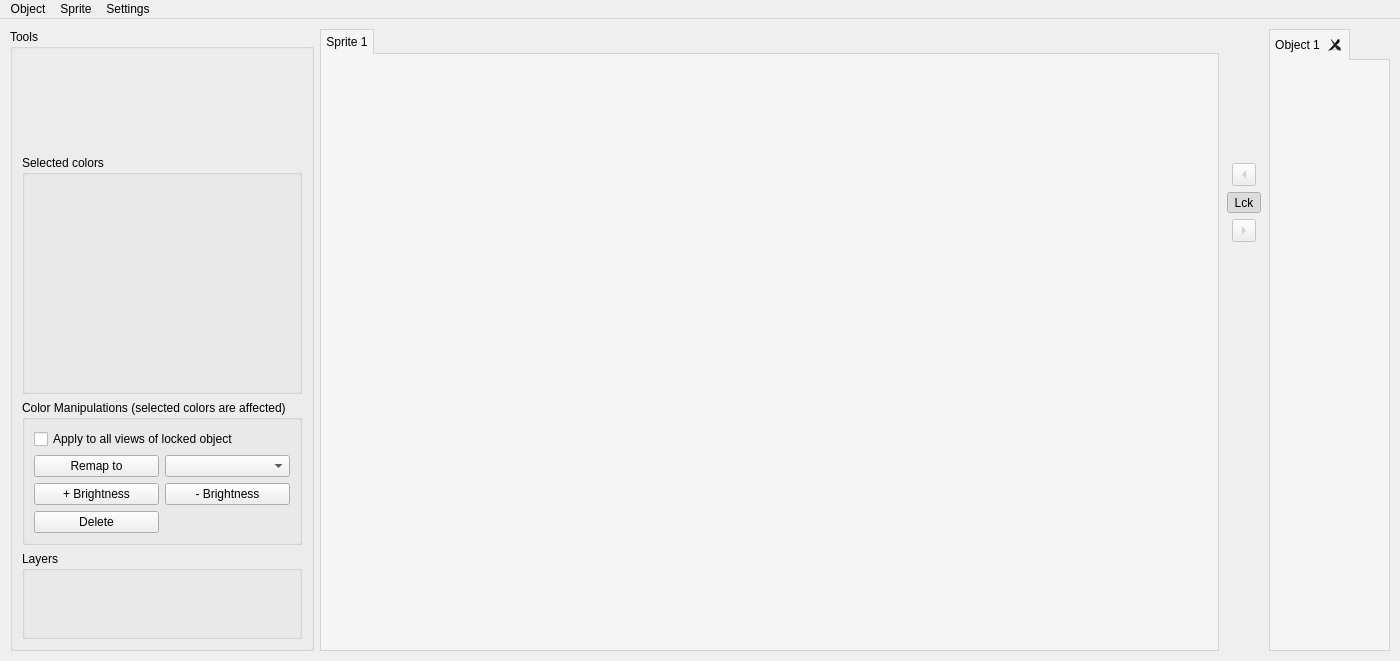
<?xml version="1.0" encoding="UTF-8"?>
<ui version="4.0">
 <class>MainWindow</class>
 <widget class="QMainWindow" name="MainWindow">
  <property name="geometry">
   <rect>
    <x>0</x>
    <y>0</y>
    <width>1400</width>
    <height>661</height>
   </rect>
  </property>
  <property name="windowTitle">
   <string>Object Creator</string>
  </property>
  <property name="styleSheet">
   <string notr="true"/>
  </property>
  <widget class="QWidget" name="centralwidget">
   <layout class="QGridLayout" name="gridLayout">
    <property name="leftMargin">
     <number>10</number>
    </property>
    <property name="topMargin">
     <number>10</number>
    </property>
    <property name="rightMargin">
     <number>10</number>
    </property>
    <property name="bottomMargin">
     <number>10</number>
    </property>
    <item row="0" column="1">
     <widget class="QTabWidget" name="tabWidget_sprites">
      <property name="enabled">
       <bool>true</bool>
      </property>
      <property name="sizePolicy">
       <sizepolicy hsizetype="Expanding" vsizetype="Expanding">
        <horstretch>0</horstretch>
        <verstretch>0</verstretch>
       </sizepolicy>
      </property>
      <property name="styleSheet">
       <string notr="true">QTabWidget::pane {
  border: 1px solid lightgray;
  top:-1px; 
  background: rgb(245, 245, 245);; 
} 

QTabBar::tab {
  background: rgb(230, 230, 230); 
  border: 1px solid lightgray; 
  padding: 5px;
} 

QTabBar::tab:selected { 
  background: rgb(245, 245, 245); 
  margin-bottom: -1px; 
}</string>
      </property>
      <property name="tabPosition">
       <enum>QTabWidget::North</enum>
      </property>
      <property name="tabShape">
       <enum>QTabWidget::Rounded</enum>
      </property>
      <property name="currentIndex">
       <number>0</number>
      </property>
      <property name="documentMode">
       <bool>false</bool>
      </property>
      <property name="tabsClosable">
       <bool>false</bool>
      </property>
      <property name="movable">
       <bool>false</bool>
      </property>
      <property name="tabBarAutoHide">
       <bool>false</bool>
      </property>
      <widget class="QWidget" name="tab_sprite">
       <property name="enabled">
        <bool>true</bool>
       </property>
       <attribute name="title">
        <string>Sprite 1</string>
       </attribute>
       <layout class="QHBoxLayout" name="horizontalLayout_2"/>
      </widget>
     </widget>
    </item>
    <item row="0" column="2">
     <widget class="QWidget" name="widget_spriteExchange" native="true">
      <property name="sizePolicy">
       <sizepolicy hsizetype="Fixed" vsizetype="Preferred">
        <horstretch>0</horstretch>
        <verstretch>0</verstretch>
       </sizepolicy>
      </property>
      <property name="minimumSize">
       <size>
        <width>32</width>
        <height>0</height>
       </size>
      </property>
      <layout class="QVBoxLayout" name="verticalLayout_3">
       <property name="leftMargin">
        <number>2</number>
       </property>
       <property name="rightMargin">
        <number>2</number>
       </property>
       <item>
        <spacer name="verticalSpacer_2">
         <property name="orientation">
          <enum>Qt::Vertical</enum>
         </property>
         <property name="sizeType">
          <enum>QSizePolicy::Minimum</enum>
         </property>
         <property name="sizeHint" stdset="0">
          <size>
           <width>24</width>
           <height>125</height>
          </size>
         </property>
        </spacer>
       </item>
       <item alignment="Qt::AlignHCenter">
        <widget class="QToolButton" name="toolButton_pullSprite">
         <property name="enabled">
          <bool>false</bool>
         </property>
         <property name="sizePolicy">
          <sizepolicy hsizetype="Fixed" vsizetype="Fixed">
           <horstretch>0</horstretch>
           <verstretch>0</verstretch>
          </sizepolicy>
         </property>
         <property name="minimumSize">
          <size>
           <width>5</width>
           <height>16</height>
          </size>
         </property>
         <property name="toolTip">
          <string>Pull sprite from object's current view to this sprite.</string>
         </property>
         <property name="text">
          <string/>
         </property>
         <property name="arrowType">
          <enum>Qt::LeftArrow</enum>
         </property>
        </widget>
       </item>
       <item alignment="Qt::AlignHCenter">
        <widget class="QToolButton" name="toolButton_lock">
         <property name="enabled">
          <bool>true</bool>
         </property>
         <property name="minimumSize">
          <size>
           <width>28</width>
           <height>19</height>
          </size>
         </property>
         <property name="toolTip">
          <string>&lt;html&gt;&lt;head/&gt;&lt;body&gt;&lt;p&gt;Lock/unlock current sprite to/from object. When locking, the sprite will be pushed to object's current view. If there is another sprite locked with the object, it will be unlocked first.&lt;/p&gt;&lt;/body&gt;&lt;/html&gt;</string>
         </property>
         <property name="text">
          <string>Lck</string>
         </property>
         <property name="checkable">
          <bool>true</bool>
         </property>
         <property name="checked">
          <bool>true</bool>
         </property>
        </widget>
       </item>
       <item alignment="Qt::AlignHCenter|Qt::AlignTop">
        <widget class="QToolButton" name="toolButton_pushSprite">
         <property name="enabled">
          <bool>false</bool>
         </property>
         <property name="toolTip">
          <string>Push sprite from this sprite to object's current view.</string>
         </property>
         <property name="text">
          <string>...</string>
         </property>
         <property name="arrowType">
          <enum>Qt::RightArrow</enum>
         </property>
        </widget>
       </item>
       <item>
        <spacer name="verticalSpacer">
         <property name="orientation">
          <enum>Qt::Vertical</enum>
         </property>
         <property name="sizeHint" stdset="0">
          <size>
           <width>20</width>
           <height>40</height>
          </size>
         </property>
        </spacer>
       </item>
      </layout>
     </widget>
    </item>
    <item row="0" column="3">
     <widget class="QTabWidget" name="tabWidget_objects">
      <property name="sizePolicy">
       <sizepolicy hsizetype="Minimum" vsizetype="Minimum">
        <horstretch>0</horstretch>
        <verstretch>0</verstretch>
       </sizepolicy>
      </property>
      <property name="minimumSize">
       <size>
        <width>0</width>
        <height>0</height>
       </size>
      </property>
      <property name="styleSheet">
       <string notr="true">
QTabWidget::pane {
  border: 1px solid lightgray;
  top:-1px; 
  background: rgb(245, 245, 245);; 
} 

QTabBar::tab {
  background: rgb(230, 230, 230); 
  border: 1px solid lightgray; 
  padding: 5px;
} 
QTabBar::tab:selected { 
  background: rgb(245, 245, 245); 
  margin-bottom: -1px; 
}
QToolButton {background : lightgrey;
border: 1px solid darkgrey;}
</string>
      </property>
      <property name="currentIndex">
       <number>0</number>
      </property>
      <property name="documentMode">
       <bool>false</bool>
      </property>
      <property name="tabsClosable">
       <bool>true</bool>
      </property>
      <property name="movable">
       <bool>false</bool>
      </property>
      <property name="tabBarAutoHide">
       <bool>false</bool>
      </property>
      <widget class="QWidget" name="tab_object">
       <attribute name="title">
        <string>Object 1</string>
       </attribute>
       <layout class="QHBoxLayout" name="horizontalLayout_3"/>
      </widget>
     </widget>
    </item>
    <item row="0" column="0">
     <widget class="QGroupBox" name="groupBox_tools">
      <property name="sizePolicy">
       <sizepolicy hsizetype="Minimum" vsizetype="Preferred">
        <horstretch>0</horstretch>
        <verstretch>0</verstretch>
       </sizepolicy>
      </property>
      <property name="minimumSize">
       <size>
        <width>280</width>
        <height>0</height>
       </size>
      </property>
      <property name="maximumSize">
       <size>
        <width>310</width>
        <height>16777215</height>
       </size>
      </property>
      <property name="title">
       <string>Tools</string>
      </property>
      <layout class="QVBoxLayout" name="verticalLayout_4">
       <property name="topMargin">
        <number>0</number>
       </property>
       <item>
        <widget class="QWidget" name="widget_tool_box" native="true">
         <property name="sizePolicy">
          <sizepolicy hsizetype="Fixed" vsizetype="Fixed">
           <horstretch>0</horstretch>
           <verstretch>0</verstretch>
          </sizepolicy>
         </property>
         <property name="minimumSize">
          <size>
           <width>280</width>
           <height>100</height>
          </size>
         </property>
         <layout class="QHBoxLayout" name="horizontalLayout">
          <property name="leftMargin">
           <number>0</number>
          </property>
          <property name="topMargin">
           <number>0</number>
          </property>
          <property name="rightMargin">
           <number>0</number>
          </property>
          <property name="bottomMargin">
           <number>0</number>
          </property>
         </layout>
        </widget>
       </item>
       <item>
        <widget class="QGroupBox" name="groupBox_selectedColor">
         <property name="sizePolicy">
          <sizepolicy hsizetype="Fixed" vsizetype="Fixed">
           <horstretch>0</horstretch>
           <verstretch>0</verstretch>
          </sizepolicy>
         </property>
         <property name="minimumSize">
          <size>
           <width>280</width>
           <height>239</height>
          </size>
         </property>
         <property name="title">
          <string>Selected colors</string>
         </property>
         <property name="flat">
          <bool>true</bool>
         </property>
         <layout class="QVBoxLayout" name="verticalLayout_2">
          <property name="spacing">
           <number>3</number>
          </property>
          <property name="leftMargin">
           <number>0</number>
          </property>
          <property name="topMargin">
           <number>0</number>
          </property>
          <property name="rightMargin">
           <number>0</number>
          </property>
          <property name="bottomMargin">
           <number>0</number>
          </property>
         </layout>
        </widget>
       </item>
       <item>
        <widget class="QGroupBox" name="groupBox_Colormani">
         <property name="sizePolicy">
          <sizepolicy hsizetype="Preferred" vsizetype="Fixed">
           <horstretch>0</horstretch>
           <verstretch>0</verstretch>
          </sizepolicy>
         </property>
         <property name="title">
          <string>Color Manipulations (selected colors are affected)</string>
         </property>
         <property name="flat">
          <bool>true</bool>
         </property>
         <layout class="QGridLayout" name="gridLayout_2">
          <item row="0" column="0" colspan="2">
           <widget class="QCheckBox" name="checkBox_allViews">
            <property name="enabled">
             <bool>true</bool>
            </property>
            <property name="toolTip">
             <string>Actions are applied to all views of the object that is currently locked with the sprite.</string>
            </property>
            <property name="text">
             <string>Apply to all views of locked object</string>
            </property>
           </widget>
          </item>
          <item row="1" column="0">
           <widget class="QPushButton" name="pushButton_remapTo">
            <property name="layoutDirection">
             <enum>Qt::LeftToRight</enum>
            </property>
            <property name="text">
             <string>Remap to</string>
            </property>
           </widget>
          </item>
          <item row="1" column="1">
           <widget class="QComboBox" name="comboBox_remapToColor"/>
          </item>
          <item row="2" column="0">
           <widget class="QPushButton" name="pushButton_incrBrightness">
            <property name="text">
             <string>+ Brightness</string>
            </property>
           </widget>
          </item>
          <item row="2" column="1">
           <widget class="QPushButton" name="pushButton_decrBrightness">
            <property name="text">
             <string>- Brightness</string>
            </property>
           </widget>
          </item>
          <item row="3" column="0">
           <widget class="QPushButton" name="pushButton_deleteColor">
            <property name="text">
             <string>Delete</string>
            </property>
           </widget>
          </item>
         </layout>
        </widget>
       </item>
       <item>
        <widget class="QGroupBox" name="groupBox">
         <property name="title">
          <string>Layers</string>
         </property>
         <property name="flat">
          <bool>true</bool>
         </property>
        </widget>
       </item>
      </layout>
     </widget>
    </item>
   </layout>
  </widget>
  <widget class="QMenuBar" name="menubar">
   <property name="geometry">
    <rect>
     <x>0</x>
     <y>0</y>
     <width>1400</width>
     <height>21</height>
    </rect>
   </property>
   <widget class="QMenu" name="menuFile">
    <property name="title">
     <string>Object</string>
    </property>
    <widget class="QMenu" name="menuLoad_Object_from">
     <property name="title">
      <string>Open Object from</string>
     </property>
     <addaction name="actionOpenFile"/>
     <addaction name="actionDATIdentifier"/>
    </widget>
    <widget class="QMenu" name="menuNew_Object">
     <property name="title">
      <string>New Object</string>
     </property>
     <addaction name="actionSmallScenery"/>
     <addaction name="actionLargeScenery"/>
     <addaction name="actionWall"/>
    </widget>
    <addaction name="menuNew_Object"/>
    <addaction name="menuLoad_Object_from"/>
    <addaction name="actionSave"/>
    <addaction name="actionSaveObjectAt"/>
   </widget>
   <widget class="QMenu" name="menuTools">
    <property name="title">
     <string>Sprite</string>
    </property>
    <addaction name="actionNewSprite"/>
    <addaction name="actionLoadSprite"/>
    <addaction name="actionUndo"/>
    <addaction name="actionRedo"/>
    <addaction name="actionPasteSprite"/>
    <addaction name="actionCopySprite"/>
   </widget>
   <widget class="QMenu" name="menuSettings">
    <property name="title">
     <string>Settings</string>
    </property>
    <widget class="QMenu" name="menuImport_Color">
     <property name="title">
      <string>Transparency Color</string>
     </property>
     <addaction name="actionBlackImport"/>
     <addaction name="actionWhiteImport"/>
     <addaction name="actionUpperLeftPixelImport"/>
     <addaction name="actionCustomColorImport"/>
    </widget>
    <widget class="QMenu" name="menuPalette">
     <property name="title">
      <string>Palette</string>
     </property>
     <addaction name="actionPaletteOpenRCT"/>
     <addaction name="actionPaletteOld"/>
    </widget>
    <widget class="QMenu" name="menuBackground">
     <property name="title">
      <string>Background</string>
     </property>
     <addaction name="actionBlackBackground"/>
     <addaction name="actionWhiteBackground"/>
     <addaction name="actionCustomColorBackground"/>
    </widget>
    <addaction name="actionSettings"/>
    <addaction name="menuImport_Color"/>
    <addaction name="menuPalette"/>
    <addaction name="menuBackground"/>
   </widget>
   <addaction name="menuFile"/>
   <addaction name="menuTools"/>
   <addaction name="menuSettings"/>
  </widget>
  <action name="actionSaveObjectAt">
   <property name="text">
    <string>Save Object at...</string>
   </property>
   <property name="shortcut">
    <string>Ctrl+Shift+S</string>
   </property>
  </action>
  <action name="actionSave">
   <property name="text">
    <string>Save Object</string>
   </property>
   <property name="shortcut">
    <string>Ctrl+S</string>
   </property>
  </action>
  <action name="actionOpenFile">
   <property name="text">
    <string>File...</string>
   </property>
   <property name="shortcut">
    <string>Ctrl+O</string>
   </property>
  </action>
  <action name="actionDATIdentifier">
   <property name="enabled">
    <bool>false</bool>
   </property>
   <property name="text">
    <string>DAT Identifier...</string>
   </property>
  </action>
  <action name="actionNewSprite">
   <property name="enabled">
    <bool>true</bool>
   </property>
   <property name="text">
    <string>New Image</string>
   </property>
  </action>
  <action name="actionLoadSprite">
   <property name="enabled">
    <bool>false</bool>
   </property>
   <property name="text">
    <string>Open Image</string>
   </property>
  </action>
  <action name="actionSmallScenery">
   <property name="text">
    <string>Small Scenery</string>
   </property>
  </action>
  <action name="actionLargeScenery">
   <property name="enabled">
    <bool>false</bool>
   </property>
   <property name="text">
    <string>Large Scenery</string>
   </property>
  </action>
  <action name="actionWall">
   <property name="enabled">
    <bool>false</bool>
   </property>
   <property name="text">
    <string>Wall</string>
   </property>
  </action>
  <action name="actionSettings">
   <property name="text">
    <string>Settings...</string>
   </property>
  </action>
  <action name="actionBlackImport">
   <property name="checkable">
    <bool>true</bool>
   </property>
   <property name="checked">
    <bool>true</bool>
   </property>
   <property name="text">
    <string>Black (0,0,0)</string>
   </property>
  </action>
  <action name="actionWhiteImport">
   <property name="checkable">
    <bool>true</bool>
   </property>
   <property name="text">
    <string>White (255,255,255)</string>
   </property>
  </action>
  <action name="actionUpperLeftPixelImport">
   <property name="checkable">
    <bool>true</bool>
   </property>
   <property name="text">
    <string>Upper Left Pixel</string>
   </property>
  </action>
  <action name="actionCustomColorImport">
   <property name="checkable">
    <bool>true</bool>
   </property>
   <property name="text">
    <string>Custom Color</string>
   </property>
  </action>
  <action name="actionPaletteOpenRCT">
   <property name="checkable">
    <bool>true</bool>
   </property>
   <property name="text">
    <string>Open RCT</string>
   </property>
  </action>
  <action name="actionPaletteOld">
   <property name="checkable">
    <bool>true</bool>
   </property>
   <property name="text">
    <string>Green Remap</string>
   </property>
  </action>
  <action name="actionUndo">
   <property name="text">
    <string>Undo</string>
   </property>
   <property name="shortcut">
    <string>Ctrl+Z</string>
   </property>
  </action>
  <action name="actionRedo">
   <property name="text">
    <string>Redo</string>
   </property>
   <property name="shortcut">
    <string>Ctrl+Shift+Z</string>
   </property>
  </action>
  <action name="actionPasteSprite">
   <property name="text">
    <string>Paste</string>
   </property>
   <property name="shortcut">
    <string>Ctrl+V</string>
   </property>
  </action>
  <action name="actionCopySprite">
   <property name="text">
    <string>Copy</string>
   </property>
   <property name="shortcut">
    <string>Ctrl+C</string>
   </property>
  </action>
  <action name="actionBlackBackground">
   <property name="text">
    <string>Black</string>
   </property>
  </action>
  <action name="actionWhiteBackground">
   <property name="text">
    <string>White</string>
   </property>
  </action>
  <action name="actionCustomColorBackground">
   <property name="text">
    <string>Custom Color</string>
   </property>
  </action>
 </widget>
 <resources/>
 <connections/>
</ui>
